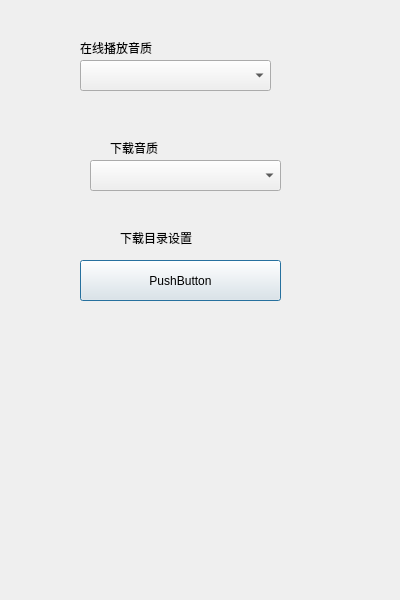
<?xml version="1.0" encoding="UTF-8"?>
<ui version="4.0">
 <class>SettingDialog</class>
 <widget class="QDialog" name="SettingDialog">
  <property name="geometry">
   <rect>
    <x>0</x>
    <y>0</y>
    <width>400</width>
    <height>600</height>
   </rect>
  </property>
  <property name="minimumSize">
   <size>
    <width>400</width>
    <height>600</height>
   </size>
  </property>
  <property name="maximumSize">
   <size>
    <width>400</width>
    <height>600</height>
   </size>
  </property>
  <property name="windowTitle">
   <string>设置</string>
  </property>
  <property name="windowIcon">
   <iconset resource="res.qrc">
    <normaloff>:/icon/icon_setting</normaloff>:/icon/icon_setting</iconset>
  </property>
  <widget class="QLabel" name="label">
   <property name="geometry">
    <rect>
     <x>80</x>
     <y>40</y>
     <width>101</width>
     <height>16</height>
    </rect>
   </property>
   <property name="text">
    <string>在线播放音质</string>
   </property>
  </widget>
  <widget class="QLabel" name="label_2">
   <property name="geometry">
    <rect>
     <x>110</x>
     <y>140</y>
     <width>72</width>
     <height>15</height>
    </rect>
   </property>
   <property name="text">
    <string>下载音质</string>
   </property>
  </widget>
  <widget class="QLabel" name="label_3">
   <property name="geometry">
    <rect>
     <x>120</x>
     <y>230</y>
     <width>91</width>
     <height>16</height>
    </rect>
   </property>
   <property name="text">
    <string>下载目录设置</string>
   </property>
  </widget>
  <widget class="QPushButton" name="downloadPath">
   <property name="geometry">
    <rect>
     <x>80</x>
     <y>260</y>
     <width>201</width>
     <height>41</height>
    </rect>
   </property>
   <property name="text">
    <string>PushButton</string>
   </property>
  </widget>
  <widget class="QComboBox" name="onlineQuality">
   <property name="geometry">
    <rect>
     <x>80</x>
     <y>60</y>
     <width>191</width>
     <height>31</height>
    </rect>
   </property>
  </widget>
  <widget class="QComboBox" name="downloadQuality">
   <property name="geometry">
    <rect>
     <x>90</x>
     <y>160</y>
     <width>191</width>
     <height>31</height>
    </rect>
   </property>
  </widget>
 </widget>
 <resources>
  <include location="res.qrc"/>
 </resources>
 <connections/>
</ui>
